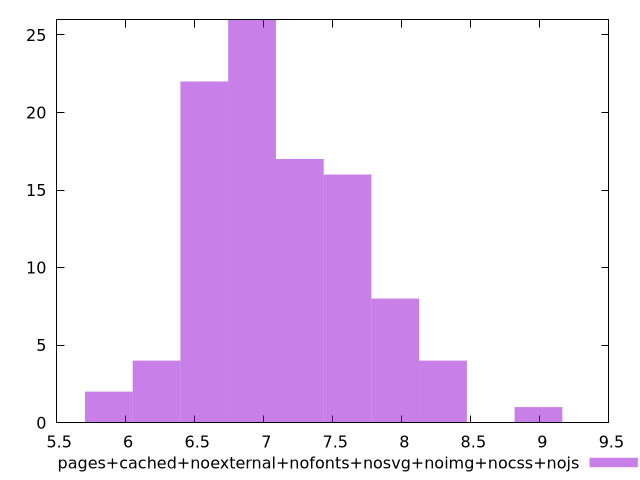

Recreate this plot in gnuplot.
$_pagesCachedNoexternalNofontsNosvgNoimgNocssNojs <<EOF
7.952758933963647 8
6.5696704237091 22
6.915442551272736 26
7.261214678836374 17
8.298531061527285 4
7.606986806400011 16
6.223898296145463 4
8.990075316654558 1
5.878126168581827 2
EOF
set key outside below
set terminal pngcairo
set output "report_00004_2020-11-02T20-21-41.718Z/bootup-time/pages+cached+noexternal+nofonts+nosvg+noimg+nocss+nojs//raw_hist.png"
set yrange [0:26]
set boxwidth 0.34577212756363684
set style fill transparent solid 0.5 noborder
plot $_pagesCachedNoexternalNofontsNosvgNoimgNocssNojs title "pages+cached+noexternal+nofonts+nosvg+noimg+nocss+nojs" with boxes ,
